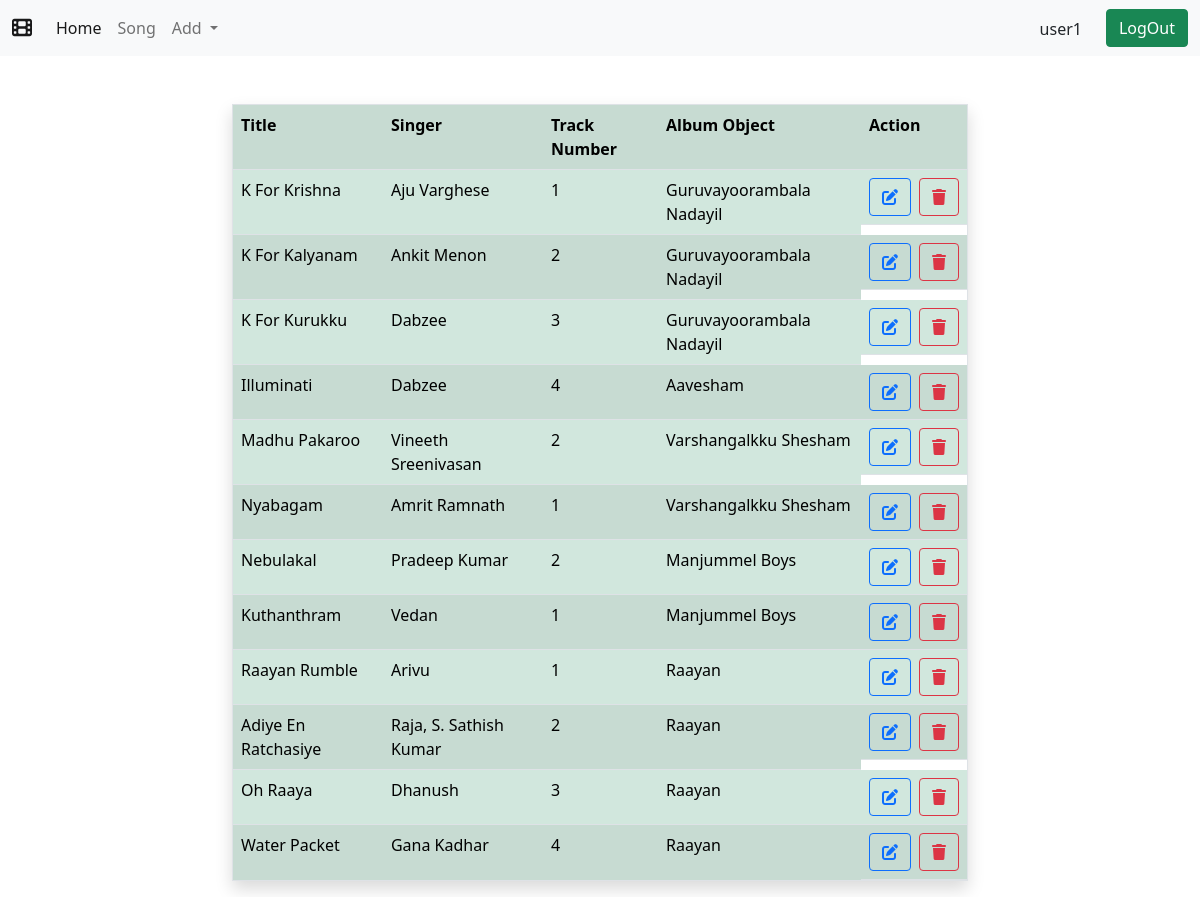
Page /song/all/ (signed in) on the committed database.
### Myapp/models.py (models this page shows, shortened)
class Songs(models.Model):
    title=models.CharField(max_length=200)
    singer=models.CharField(max_length=200)
    track_number=models.PositiveIntegerField()
    album_object=models.ForeignKey(Album,on_delete=models.CASCADE)

class Album(models.Model):
    title=models.CharField(max_length=200)
    year=models.PositiveIntegerField()
    director=models.CharField(max_length=200)
    language=models.CharField(max_length=200)
    image=models.ImageField(upload_to="albimage",default="/albimage/default.png")
    def __str__(self):
        return self.title

### Myapp/views.py (the view)
# urls.py: path("song/all/",views.SongListView.as_view(),name="song-all"),
@method_decorator(SignIn_required,name="dispatch")
class SongListView(View):
    def get(self,request,*args, **kwargs):
        qs=Songs.objects.all()
        return  render(request,"song_list.html",{"songs":qs})

### Myapp/templates/song_list.html
{%extends 'base.html'%}
{%block main_block%}
<div class="container">
    <div class="row">
        <div class="col-2"></div>
        <div class="col-8">
            <table class="mt-5 table table-success border shadow table-striped">
                <tr>
                    <th>Title</th>
                    <th>Singer</th>
                    <th>Track Number</th>
                    <th>Album Object</th>
                    <th>Action</th>
                </tr>
                {%for s in songs%}
                <tr>
                    <td>{{s.title}}</td>
                    <td>{{s.singer}}</td>
                    <td>{{s.track_number}}</td>
                    <td>{{s.album_object}}</td>
                    <td class="d-flex gap-2">
                        <a href="{%url 'song-edit' s.id%}" class="btn btn-outline-primary"><i class="fa-solid fa-pen-to-square"></i></a>
                        <a href="{%url 'song-remove' s.id%}" class="btn btn-outline-danger"><i class="fa-solid fa-trash"></i></a>
                    </td>
                </tr>
                {%endfor%}
            </table>
        </div>
        <div class="col-2"></div>
    </div>
</div>
{%endblock%}

### Myapp/templates/base.html (shortened to what this page needs)
<!DOCTYPE html>
<html lang="en">
<head>
    <link rel="stylesheet" href="https://cdnjs.cloudflare.com/ajax/libs/font-awesome/6.6.0/css/all.min.css" />
    <link href="https://cdn.jsdelivr.net/npm/bootstrap@5.0.2/dist/css/bootstrap.min.css" rel="stylesheet">
</head>
<body>
    <nav class="navbar navbar-expand-lg navbar-light bg-light">
        <div class="container-fluid">
          <a class="navbar-brand" href="#"><i class="fa-solid fa-film"></i></a>
          <div class="collapse navbar-collapse" id="navbarSupportedContent">
            <ul class="navbar-nav me-auto mb-2 mb-lg-0">
              <li class="nav-item">
                <a class="nav-link active" aria-current="page" href="{%url 'album-all'%}">Home</a>
              </li>
              <li class="nav-item">
                <a class="nav-link" href="{%url 'song-all'%}">Song</a>
              </li>
              <li class="nav-item dropdown">
                <a class="nav-link dropdown-toggle" href="#" id="navbarDropdown" role="button" data-bs-toggle="dropdown" aria-expanded="false">
                  Add
                </a>
              </li>
            </ul>
            <form class="d-flex gap-4">
              <div class="mt-2">{{request.user}}</div>
              <a href="{%url 'sign-out'%}" class="btn btn-success">LogOut</a>
            </form>
          </div>
        </div>
      </nav>
    {%block main_block%}
    {%endblock%}
</body>
</html>

### rows in the picture
Songs: title "K For Krishna", singer "Aju Varghese", track_number "1", album_object "Guruvayoorambala Nadayil"
Songs: title "K For Kalyanam", singer "Ankit Menon", track_number "2", album_object "Guruvayoorambala Nadayil"
Songs: title "K For Kurukku", singer "Dabzee", track_number "3", album_object "Guruvayoorambala Nadayil"
Songs: title "Illuminati", singer "Dabzee", track_number "4", album_object "Aavesham"
Songs: title "Madhu Pakaroo", singer "Vineeth Sreenivasan", track_number "2", album_object "Varshangalkku Shesham"
Songs: title "Nyabagam", singer "Amrit Ramnath", track_number "1", album_object "Varshangalkku Shesham"
Songs: title "Nebulakal", singer "Pradeep Kumar", track_number "2", album_object "Manjummel Boys"
Songs: title "Kuthanthram", singer "Vedan", track_number "1", album_object "Manjummel Boys"
Songs: title "Raayan Rumble", singer "Arivu", track_number "1", album_object "Raayan"
Songs: title "Adiye En Ratchasiye", singer "Raja, S. Sathish Kumar", track_number "2", album_object "Raayan"
Songs: title "Oh Raaya", singer "Dhanush", track_number "3", album_object "Raayan"
Songs: title "Water Packet", singer "Gana Kadhar", track_number "4", album_object "Raayan"

### other values in the picture
{{ request.user }} "user1"
